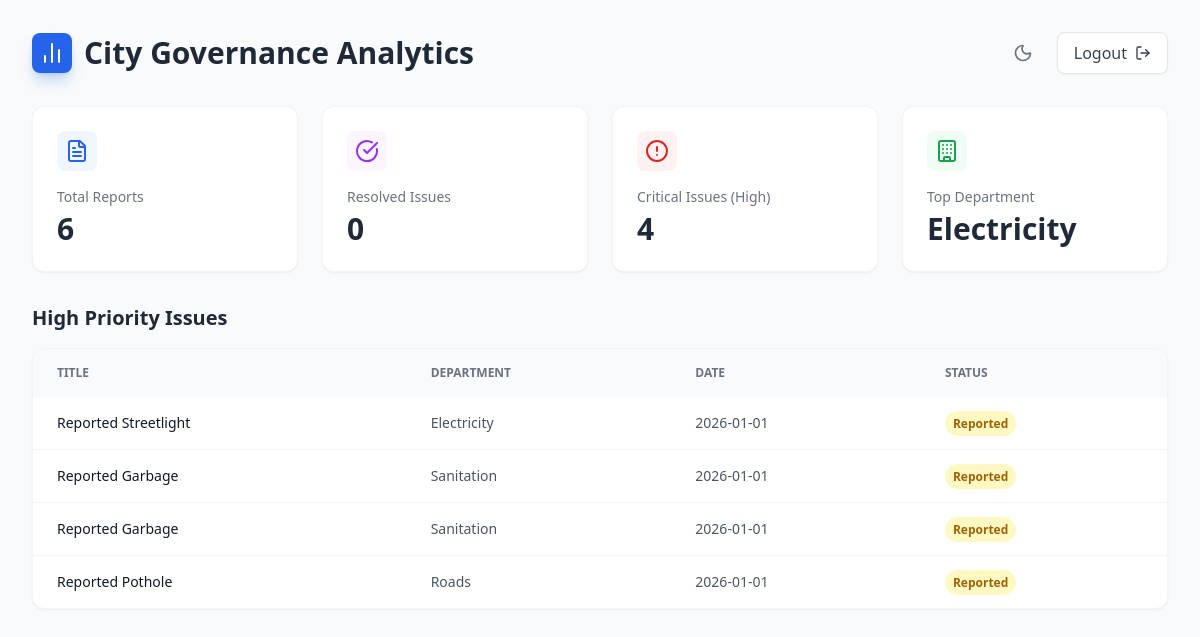
The page /admin (signed in) on the database its author committed.
### models/models.py (models this page shows)
class Issue(db.Model):
    id = db.Column(db.Integer, primary_key=True)
    title = db.Column(db.String(100), nullable=False)
    description = db.Column(db.String(500), nullable=True) # AI summary
    image_path = db.Column(db.String(200), nullable=False)
    latitude = db.Column(db.Float, nullable=False)
    longitude = db.Column(db.Float, nullable=False)
    issue_type = db.Column(db.String(50), nullable=False) # Pothole, Garbage, etc.
    severity = db.Column(db.String(20), nullable=False) # Low, Medium, High
    risk_level = db.Column(db.String(20), nullable=False) # Safety, Hygiene, Traffic
    priority_score = db.Column(db.Integer, default=0)
    status = db.Column(db.String(20), default='Reported') # Reported, In Progress, Resolved
    assigned_department = db.Column(db.String(50), nullable=True)
    reporter_id = db.Column(db.Integer, db.ForeignKey('user.id'), nullable=False)
    created_at = db.Column(db.DateTime, default=datetime.utcnow)
    report_count = db.Column(db.Integer, default=1) # For merging duplicates
    reporter = db.relationship('User', backref=db.backref('issues', lazy=True))

### app.py (the view)
@app.route('/admin')
@login_required
def admin_dashboard():
    if current_user.role != 'admin':
        return redirect(url_for('home'))
    total_issues = Issue.query.count()
    resolved_count = Issue.query.filter_by(status='Resolved').count()
    critical_count = Issue.query.filter_by(severity='High').count()
    high_priority_issues = Issue.query.filter_by(severity='High').order_by(Issue.created_at.desc()).all()
    from sqlalchemy import func
    top_dept_query = db.session.query(Issue.assigned_department, func.count(Issue.id)).group_by(Issue.assigned_department).order_by(func.count(Issue.id).desc()).first()
    top_dept = top_dept_query[0] if top_dept_query else "N/A"
    return render_template('admin.html',
                         total_issues=total_issues,
                         resolved_count=resolved_count,
                         critical_count=critical_count,
                         high_priority_issues=high_priority_issues,
                         top_dept=top_dept)

### app.py (called while the page is built)
@login_manager.user_loader
def load_user(user_id):
    return User.query.get(int(user_id))

### templates/admin.html (shortened to what this page needs)
<!DOCTYPE html>
<html lang="en">
<head>
    <script src="https://cdn.tailwindcss.com"></script>
</head>
<body class="bg-gray-50 dark:bg-dark-bg min-h-screen p-8 transition-colors duration-300">
    <div class="max-w-7xl mx-auto">
        <header class="flex justify-between items-center mb-8">
            <div class="flex items-center gap-3">
                <div class="bg-blue-600 p-2 rounded-lg text-white shadow-lg shadow-blue-500/30">
                    <i data-lucide="bar-chart-2" class="w-6 h-6"></i>
                </div>
                <h1 class="text-3xl font-bold text-gray-800 dark:text-white">City Governance Analytics</h1>
            </div>
            <div class="flex items-center gap-4">
                 <button id="themeToggle" class="p-2 rounded-lg text-gray-500 hover:bg-gray-100 dark:text-gray-400 dark:hover:bg-gray-800 transition">
                    <i data-lucide="moon" id="moonIcon" class="w-5 h-5"></i>
                </button>
                <a href="/logout" class="bg-white dark:bg-dark-surface px-4 py-2 rounded-lg shadow-sm border dark:border-dark-border text-gray-700 dark:text-gray-200 hover:bg-gray-50 dark:hover:bg-gray-700 transition flex items-center gap-2">
                    Logout <i data-lucide="log-out" class="w-4 h-4"></i>
                </a>
            </div>
        </header>
        <div class="grid grid-cols-1 md:grid-cols-4 gap-6 mb-8">
            <div class="bg-white dark:bg-dark-surface p-6 rounded-xl shadow-sm border border-gray-100 dark:border-dark-border hover:shadow-md transition">
                <div class="flex justify-between items-start mb-4">
                    <div class="p-2 bg-blue-50 dark:bg-blue-900/20 rounded-lg text-blue-600 dark:text-blue-400">
                        <i data-lucide="file-text" class="w-6 h-6"></i>
                    </div>
                </div>
                <h3 class="text-gray-500 dark:text-gray-400 text-sm font-medium">Total Reports</h3>
                <p class="text-3xl font-bold text-gray-800 dark:text-white mt-1">{{ total_issues }}</p>
            </div>
            <div class="bg-white dark:bg-dark-surface p-6 rounded-xl shadow-sm border border-gray-100 dark:border-dark-border hover:shadow-md transition">
                <div class="flex justify-between items-start mb-4">
                    <div class="p-2 bg-purple-50 dark:bg-purple-900/20 rounded-lg text-purple-600 dark:text-purple-400">
                        <i data-lucide="check-circle" class="w-6 h-6"></i>
                    </div>
                </div>
                <h3 class="text-gray-500 dark:text-gray-400 text-sm font-medium">Resolved Issues</h3>
                <p class="text-3xl font-bold text-gray-800 dark:text-white mt-1">{{ resolved_count }}</p>
            </div>
            <div class="bg-white dark:bg-dark-surface p-6 rounded-xl shadow-sm border border-gray-100 dark:border-dark-border hover:shadow-md transition">
                <div class="flex justify-between items-start mb-4">
                    <div class="p-2 bg-red-50 dark:bg-red-900/20 rounded-lg text-red-600 dark:text-red-400">
                        <i data-lucide="alert-circle" class="w-6 h-6"></i>
                    </div>
                </div>
                <h3 class="text-gray-500 dark:text-gray-400 text-sm font-medium">Critical Issues (High)</h3>
                <p class="text-3xl font-bold text-gray-800 dark:text-white mt-1">{{ critical_count }}</p>
            </div>
            <div class="bg-white dark:bg-dark-surface p-6 rounded-xl shadow-sm border border-gray-100 dark:border-dark-border hover:shadow-md transition">
                <div class="flex justify-between items-start mb-4">
                    <div class="p-2 bg-green-50 dark:bg-green-900/20 rounded-lg text-green-600 dark:text-green-400">
                        <i data-lucide="building" class="w-6 h-6"></i>
                    </div>
                </div>
                <h3 class="text-gray-500 dark:text-gray-400 text-sm font-medium">Top Department</h3>
                <p class="text-3xl font-bold text-gray-800 dark:text-white mt-1">{{ top_dept }}</p>
            </div>
        </div>
        <h2 class="text-xl font-bold text-gray-800 dark:text-white mb-4">High Priority Issues</h2>
        <div class="bg-white dark:bg-dark-surface rounded-xl shadow-sm border border-gray-100 dark:border-dark-border overflow-hidden">
            {% if high_priority_issues %}
            <table class="w-full text-left text-sm text-gray-600 dark:text-gray-300">
                <thead class="bg-gray-50 dark:bg-gray-800 text-xs uppercase font-medium text-gray-500 dark:text-gray-400">
                    <tr>
                        <th class="px-6 py-4">Title</th>
                        <th class="px-6 py-4">Department</th>
                        <th class="px-6 py-4">Date</th>
                        <th class="px-6 py-4">Status</th>
                    </tr>
                </thead>
                <tbody class="divide-y divide-gray-100 dark:divide-gray-700">
                    {% for issue in high_priority_issues %}
                    <tr class="hover:bg-gray-50 dark:hover:bg-gray-800/50 transition">
                        <td class="px-6 py-4 font-medium text-gray-900 dark:text-white">{{ issue.title }}</td>
                        <td class="px-6 py-4">{{ issue.assigned_department }}</td>
                        <td class="px-6 py-4">{{ issue.created_at.strftime('%Y-%m-%d') }}</td>
                        <td class="px-6 py-4">
                            <span class="px-2 py-1 rounded-full text-xs font-bold
                                {% if issue.status == 'Resolved' %} bg-green-100 text-green-700 dark:bg-green-900/30 dark:text-green-300
                                {% else %} bg-yellow-100 text-yellow-700 dark:bg-yellow-900/30 dark:text-yellow-300 {% endif %}">
                                {{ issue.status }}
                            </span>
                        </td>
                    </tr>
                    {% endfor %}
                </tbody>
            </table>
            {% else %}
            <div class="p-8 text-center text-gray-500 dark:text-gray-400">
                <i data-lucide="check-circle" class="w-12 h-12 mx-auto mb-3 text-green-500 opacity-50"></i>
                <p>No high priority issues at the moment.</p>
            </div>
            {% endif %}
        </div>
    </div>
</body>
</html>

### rows shown on the page
Issue: title "Reported Streetlight", assigned_department "Electricity", created_at "2026-01-01", status "Reported"
Issue: title "Reported Garbage", assigned_department "Sanitation", created_at "2026-01-01", status "Reported"
Issue: title "Reported Garbage", assigned_department "Sanitation", created_at "2026-01-01", status "Reported"
Issue: title "Reported Pothole", assigned_department "Roads", created_at "2026-01-01", status "Reported"

### other values the page prints
{{ total_issues }} "6"
{{ resolved_count }} "0"
{{ critical_count }} "4"
{{ top_dept }} "Electricity"
